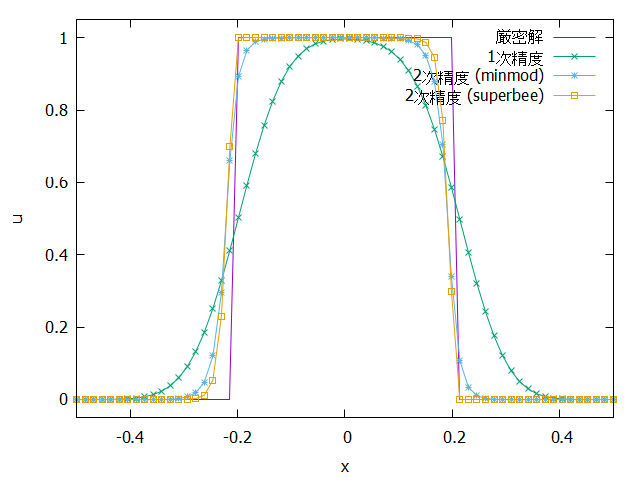

Reproduce this figure in gnuplot.
reset
set terminal pngcairo
set out "00.png"

set xlabel "x"
set ylabel "u"
set xrange [-0.5:0.5]
set yrange [-0.05:1.05]
plot "out_00.data" w l title "厳密解", \
"out_01.data" w lp title "1次精度", \
"out_02.data" w lp title "2次精度 (minmod)", \
"out_03.data" w lp title "2次精度 (superbee)"

set out
set terminal wxt enhanced
reset
